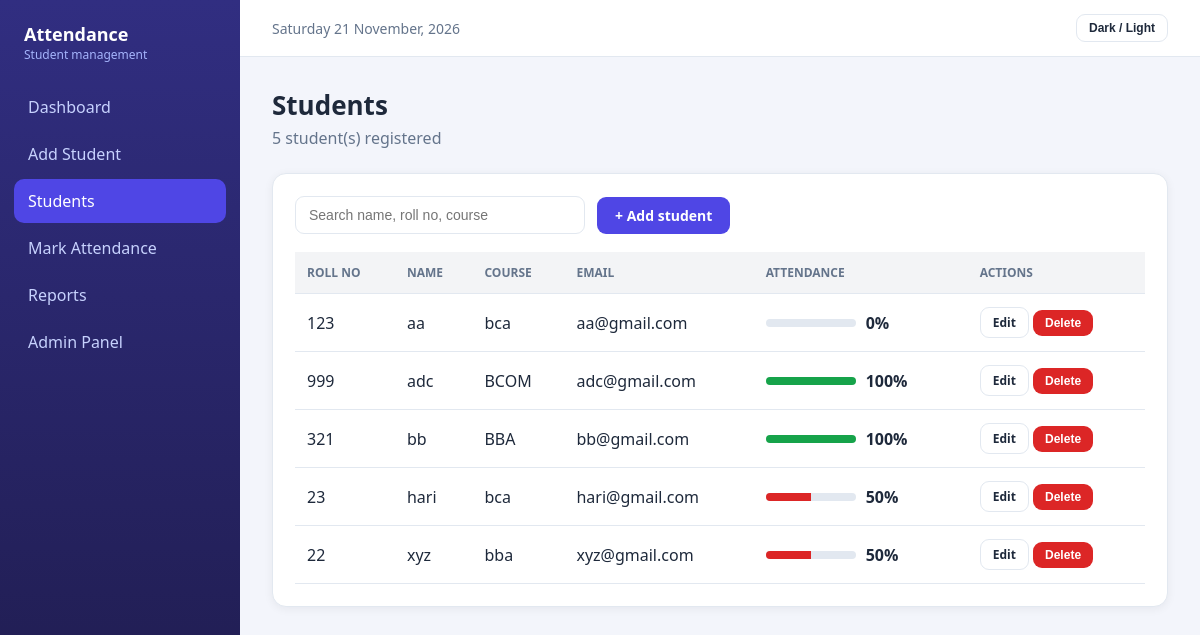
The app's page /students/ (signed in) with its own data.
### attendance/models.py (models this page shows, shortened)
class Student(models.Model):
    roll_no = models.CharField(max_length=30, unique=True)
    name = models.CharField(max_length=100)
    email = models.EmailField(unique=True)
    course = models.CharField(max_length=100)
    phone = models.CharField(max_length=15, blank=True)

### attendance/views.py (the view)
# urls.py: path("students/", views.view_students, name="view_students"),
@login_required
def view_students(request):
    return render(request, "view_students.html", {"students": student_stats()})

### attendance/views.py (called while the page is built)
def student_stats():
    students = list(
        Student.objects.annotate(
            total=Count("attendance"),
            present=Count("attendance", filter=Q(attendance__status="Present")),
        ).order_by("name")
    )
    for s in students:
        s.percent = round(s.present * 100 / s.total) if s.total else 0
    return students

### attendance/templates/view_students.html (shortened to what this page needs)
<!DOCTYPE html>
<html lang="en">
<head>
</head>
<body>
<aside class="sidebar">
  <div class="brand">Attendance<small>Student management</small></div>
  <a href="/">Dashboard</a>
  <a href="/add/">Add Student</a>
  <a href="/students/">Students</a>
  <a href="/mark/">Mark Attendance</a>
  <a href="/reports/">Reports</a>
  <a href="/admin/">Admin Panel</a>
</aside>
<div class="content">
  <div class="topbar">
    <span id="today"></span>
    <button class="btn light sm" id="theme" type="button">Dark / Light</button>
  </div>
  <div class="page">
    <h1>Students</h1>
    <p class="sub">{{ students|length }} student(s) registered</p>
    <div class="panel">
      <div class="toolbar">
        <input type="text" id="search" placeholder="Search name, roll no, course" style="width:290px">
        <a class="btn" href="/add/">+ Add student</a>
      </div>
      <div class="scroll">
        <table id="table">
          <tr><th>Roll no</th><th>Name</th><th>Course</th><th>Email</th><th>Attendance</th><th>Actions</th></tr>
          {% for s in students %}
          <tr>
            <td>{{ s.roll_no }}</td>
            <td>{{ s.name }}</td>
            <td>{{ s.course }}</td>
            <td>{{ s.email }}</td>
            <td>
              <div class="pct">
                <div class="progress"><span class="{% if s.percent >= 75 %}ok{% else %}low{% endif %}" style="width:{{ s.percent }}%"></span></div>
                {{ s.percent }}%
              </div>
            </td>
            <td>
              <a class="btn light sm" href="{% url 'edit_student' s.id %}">Edit</a>
              <form method="post" action="{% url 'delete_student' s.id %}" style="display:inline" onsubmit="return confirm('Delete this student?')">
                <button class="btn danger sm" type="submit">Delete</button>
              </form>
            </td>
          </tr>
          {% empty %}
          <tr><td colspan="6" class="empty">No students yet. Click "Add student" to begin.</td></tr>
          {% endfor %}
        </table>
      </div>
    </div>
  </div>
</div>
</body>
</html>

### attendance/templates/view_students.html (style rules this page uses)
:root { --bg:#f3f5fb;--card:#fff;--text:#1e293b;--muted:#64748b;--primary:#4f46e5;--dark:#4338ca;--border:#e2e8f0;--green:#16a34a;--red:#dc2626;--amber:#d97706 }
* { box-sizing:border-box }
body { margin:0;font-family:"Segoe UI",Arial,sans-serif;background:var(--bg);color:var(--text) }
.sidebar { position:fixed;top:0;bottom:0;left:0;width:240px;padding:22px 14px;background:linear-gradient(180deg,#312e81,#1e1b4b);color:#fff }
.brand { padding:0 10px 22px;font-size:18px;font-weight:700 }
.brand small { display:block;font-size:12px;font-weight:400;color:#a5b4fc }
.sidebar a { display:block;padding:11px 14px;margin-bottom:3px;border-radius:10px;color:#c7d2fe;text-decoration:none }
.sidebar a.active { background:var(--primary);color:#fff }
.content { margin-left:240px }
.topbar { display:flex;justify-content:space-between;align-items:center;padding:14px 32px;background:var(--card);border-bottom:1px solid var(--border) }
#today { color:var(--muted);font-size:14px }
.page { padding:30px 32px;max-width:1200px }
h1 { margin:0 0 4px;font-size:26px }
.sub { margin:0 0 24px;color:var(--muted) }
.panel { margin-top:20px;padding:22px;background:var(--card);border:1px solid var(--border);border-radius:14px;box-shadow:0 2px 10px rgba(15,23,42,.06) }
.scroll { overflow-x:auto }
table { width:100%;border-collapse:collapse }
th { padding:12px;text-align:left;font-size:12px;text-transform:uppercase;color:var(--muted);background:rgba(100,116,139,.08);border-bottom:1px solid var(--border) }
td { padding:13px 12px;border-bottom:1px solid var(--border) }
.btn { display:inline-block;padding:9px 18px;border:0;border-radius:9px;background:var(--primary);color:#fff;font-size:14px;font-weight:600;text-decoration:none;cursor:pointer }
.btn.light { background:transparent;color:var(--text);border:1px solid var(--border) }
.btn.danger { background:var(--red) }
.btn.sm { padding:6px 12px;font-size:12px }
input { padding:10px 13px;border:1px solid var(--border);border-radius:9px;background:var(--card);color:var(--text);font-size:14px }
.toolbar { display:flex;flex-wrap:wrap;gap:12px;align-items:center;margin-bottom:18px }
.progress { min-width:90px;height:8px;border-radius:99px;background:var(--border);overflow:hidden }
.progress span { display:block;height:100% }
.ok { background:var(--green) }
.low { background:var(--red) }
.pct { display:flex;align-items:center;gap:10px;font-weight:600 }

### records on screen
Student: roll_no "123", name "aa", course "bca", email "aa@gmail.com", percent "0"
Student: roll_no "999", name "adc", course "BCOM", email "adc@gmail.com", percent "100"
Student: roll_no "321", name "bb", course "BBA", email "bb@gmail.com", percent "100"
Student: roll_no "23", name "hari", course "bca", email "hari@gmail.com", percent "50"
Student: roll_no "22", name "xyz", course "bba", email "xyz@gmail.com", percent "50"

### other values on screen
{{ students|length }} "5"
